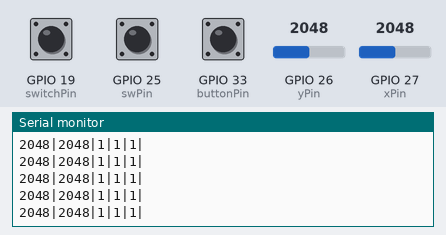
This sketch was run on a simulated ESP32. Shown: the last lines printed to the serial monitor. Inputs (shaded band) come from the test bench; at power-on: GPIO 26 (yPin) = 2048, GPIO 27 (xPin) = 2048, GPIO 19 (switchPin) HIGH, GPIO 25 (swPin) HIGH, GPIO 33 (buttonPin) HIGH.

Above: at 1.2 s.
1.3 s: GPIO 26 (yPin) set to 1032
At 2.0 s:
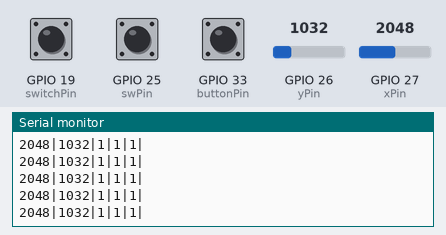
4.3 s: GPIO 26 (yPin) set to 928
At 5.3 s:
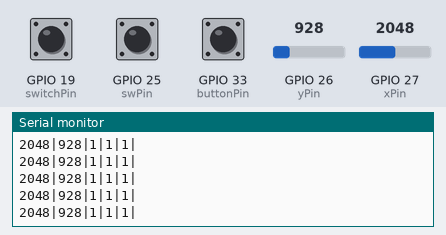
7.3 s: GPIO 27 (xPin) set to 1031
At 7.9 s:
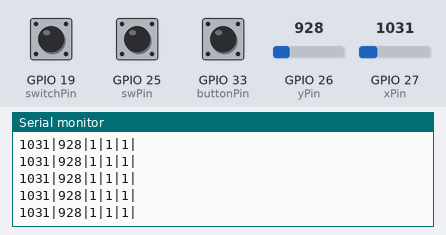
8.8 s: GPIO 27 (xPin) set to 959
At 9.4 s:
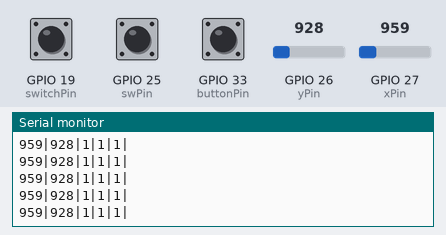
Timing chart, 0 to 11.8 s (numbered marks = the images above; inputs shaded):
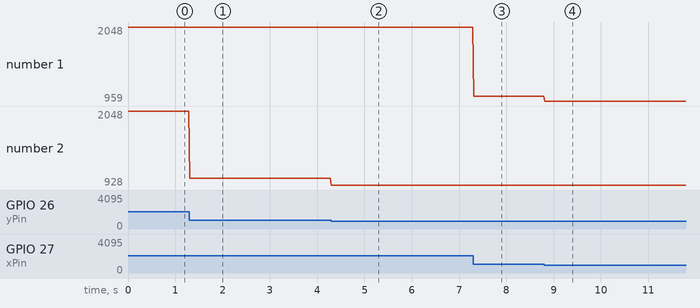

Measured:
- after the input at 1.3 s, the serial monitor: prints a new line at once (image 1)
- after the input at 4.3 s, the serial monitor: prints a new line at once (image 2)
- after the input at 7.3 s, the serial monitor: prints a new line at once (image 3)
- after the input at 8.8 s, the serial monitor: prints a new line at once (image 4)
- plotted number 1: 2048 → 1031 after the input at 7.3 s, 1031 → 959 after the input at 8.8 s
- plotted number 2: 2048 → 928 after the input at 1.3 s

The sketch:

controller.ino
```cpp
/*
  The code reads values from a joystick module and prints them on the serial monitor.
  The joystick module has two analog axes (X and Y). The decimal form of the X and Y
  axis values is read and displayed on the serial monitor.

  Board: ESP32 Development Board
  Component: Joystick Module
*/

const int xPin = 27;  //the VRX attach to
const int yPin = 26;  //the VRY attach to
const int swPin = 25;  //the SW attach to
const int buttonPin = 33;

int buttonState;
int lastButtonState = LOW;

unsigned long lastDebounceTime = 0;
unsigned long debounceDelay = 50;

const int switchPin = 19;

void setup() {
  pinMode(swPin, INPUT_PULLUP);
  pinMode(switchPin, INPUT_PULLUP);
  pinMode(buttonPin, INPUT_PULLUP);
  Serial.begin(9600);
}

void loop() {
  int reading = digitalRead(switchPin);
  if (reading != lastButtonState) {
    // reset the debouncing timer
    lastDebounceTime = millis();
  }

  if ((millis() - lastDebounceTime) > debounceDelay) {
    // whatever the reading is at, it's been there for longer than the debounce
    // delay, so take it as the actual current state:

    // if the button state has changed:
    if (reading != buttonState) {
      buttonState = reading;
    }
  }

  Serial.print(analogRead(xPin));  // print the value of VRX
  Serial.print("|");
  Serial.print(analogRead(yPin));  // print the value of VRX
  Serial.print("|");
  Serial.print(digitalRead(swPin));  // print the value of SW
  Serial.print("|");
  Serial.print(digitalRead(switchPin));
  Serial.print("|");
  Serial.print(digitalRead(buttonPin));
  Serial.print("|");
  Serial.println("");
  lastButtonState = reading;
}
```
